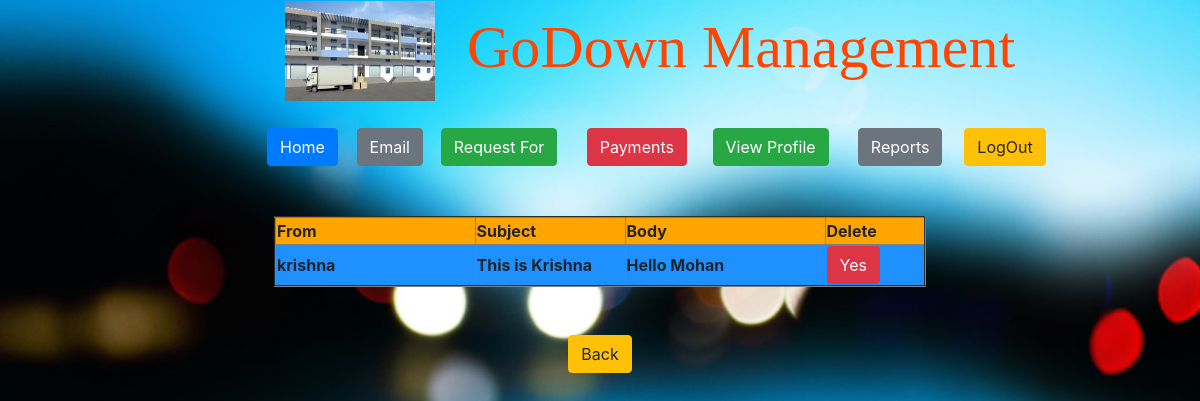
The app's page /gd_vendor/vendor_inbox/ (signed in) with its own data.
### gd_login/models.py (models this page shows)
class Inbox_Mails(models.Model):
    mail_id = models.AutoField(primary_key=True)
    frm = models.CharField(max_length=30)
    to = models.CharField(max_length=30)
    subject = models.CharField(max_length=50)
    body = models.TextField(max_length=200)

### gd_vendor/views.py (the view)
# urls.py: path('vendor_inbox/', views.vendor_Inbox, name='vendor_inbox'),
def vendor_Inbox(request):
    name = request.session['username']
    qs = VendorRegister.objects.filter(username=name)
    email = qs[0].email_id
    qs1 = Inbox_Mails.objects.filter(to=email)
    return render(request,'gd_vendor/vendor_inbox.html',{'object_list':qs1})

### templates/gd_vendor/vendor_inbox.html (shortened to what this page needs)
<!DOCTYPE html>
<html lang="en">
<head>
{% load staticfiles %}
</head>
<body  background="{% static 'images/gd1.jpg' %}">
{% include 'gd_home/title.html' %}
{% include 'gd_vendor/vendor_menu.html' %}
<br><br>
{% if object_list %}
    <table align="center" border="2">
    <tr bgcolor="orange">
        <th width="100">From</th>
        <th width="100">Subject</th>
        <th width="100">Body</th>
        <th width="100">Delete</th>
    </tr>
    {% for x in object_list %}
    <tr bgcolor="#1e90ff">
        <th width="200">{{ x.frm }}</th>
        <th width="150">{{ x.subject }}</th>
        <th width="200">{{ x.body }}</th>
        <th width="100">
            <form action="{% url 'vendor_delete_mail' %}" method="post">
            <button type="submit" class="btn btn-danger">Yes</button>
            </form>
        </th>
    </tr>
    {% endfor %}
</table>
{% else %}
     <center><font size="5" color="red" face="Arial Black">Sorry.. No Mails are Available</font> </center>
{% endif %}
<br><br>
<center>
        <form action="{% url 'vendor_mail_menu' %}">
              <button type="submit" class="btn btn-warning">Back</button>
          </form>
</center>
</body>
</html>

### templates/gd_vendor/vendor_inbox.html (style rules this page uses)
body { text-align: center; background-size: cover; background-repeat:no-repeat; }

### records on screen
Inbox_Mails: frm "krishna", subject "This is Krishna", body "Hello Mohan"
